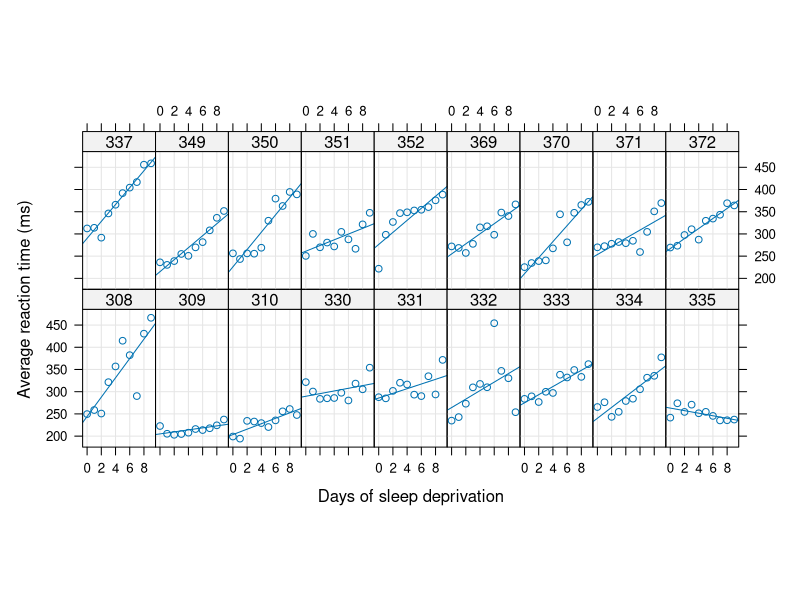
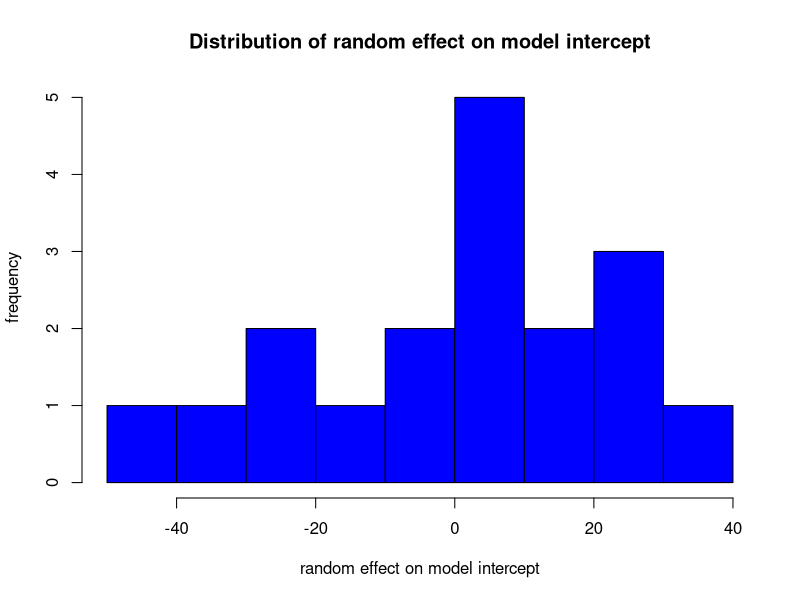
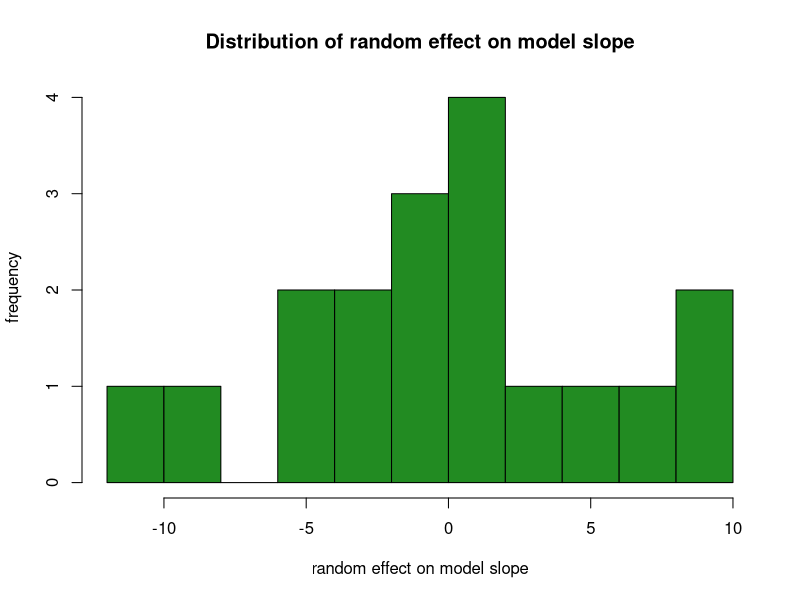

These charts were generated, in order, by the following R code:
## sleep study example with lmer:
library(lme4)
library(lattice)
data(sleepstudy)
#View(sleepstudy)


xyplot(Reaction ~ Days | Subject, 
       data=sleepstudy,
       type = c("g","p","r"),
       xlab = "Days of sleep deprivation",
       ylab = "Average reaction time (ms)", 
       aspect = "xy",layout=c(9,2))


fm1 <- lmer(Reaction ~ Days + (Days | Subject),
            sleepstudy,REML=FALSE)

## visualizing the effects by Subject (group)
ranef(fm1)

## distribution of random effects on the intercept
hist(ranef(fm1)[[1]][,1], 
     main = 'Distribution of random effect on model intercept',
     breaks = 10, col = 'blue',
     xlab = 'random effect on model intercept',
     ylab = ' frequency')

## distribution of random effects on the slope
hist(ranef(fm1)[[1]][,2],
     main = 'Distribution of random effect on model slope',
     breaks = 10, col='forestgreen',
     xlab = 'random effect on model slope',
     ylab = ' frequency')

fm2 <- lmer(Reaction ~ Days + (Days | Subject),
            sleepstudy,REML=TRUE)

fm2